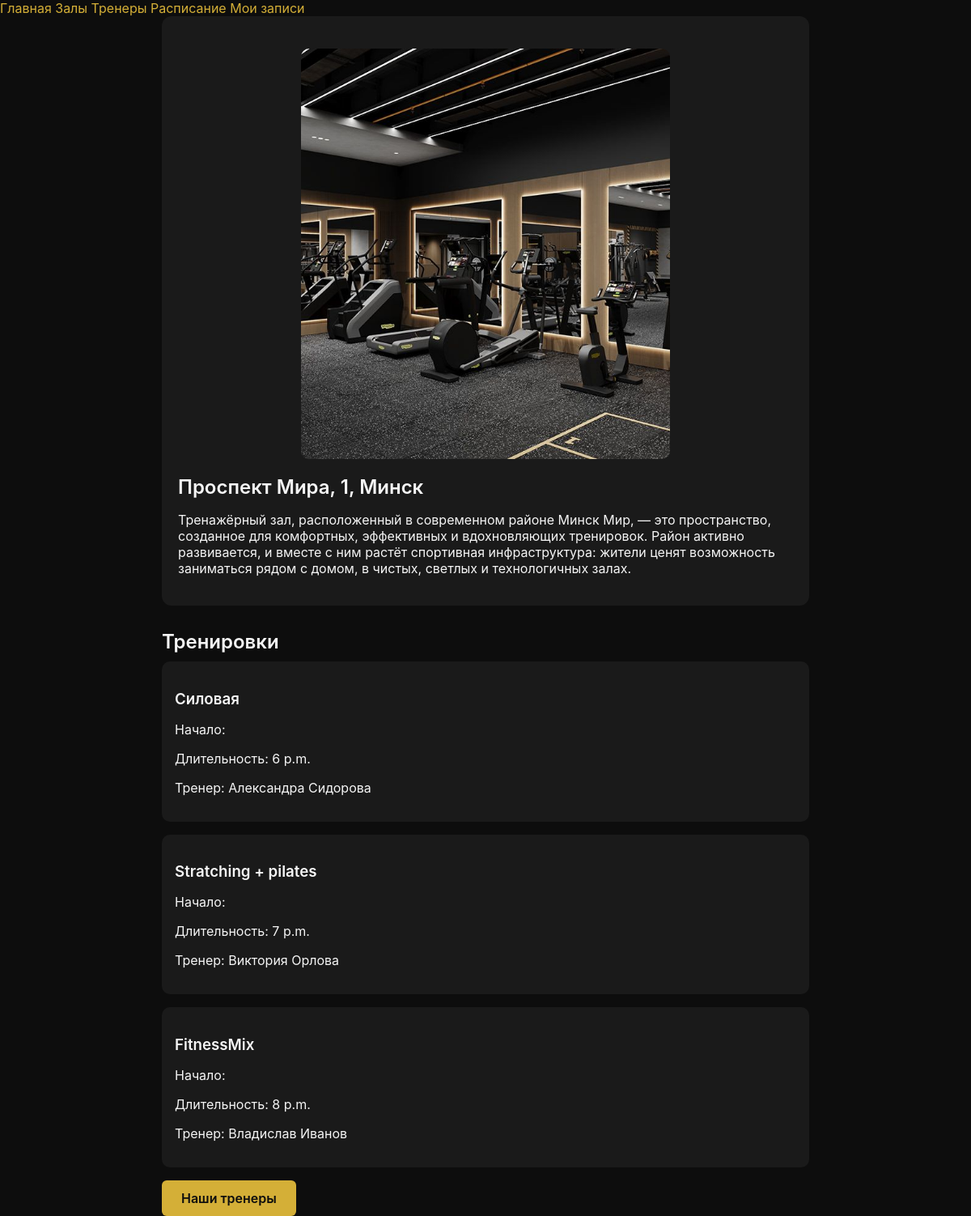
Page /gyms/gyms/1/ on the earlier database version.
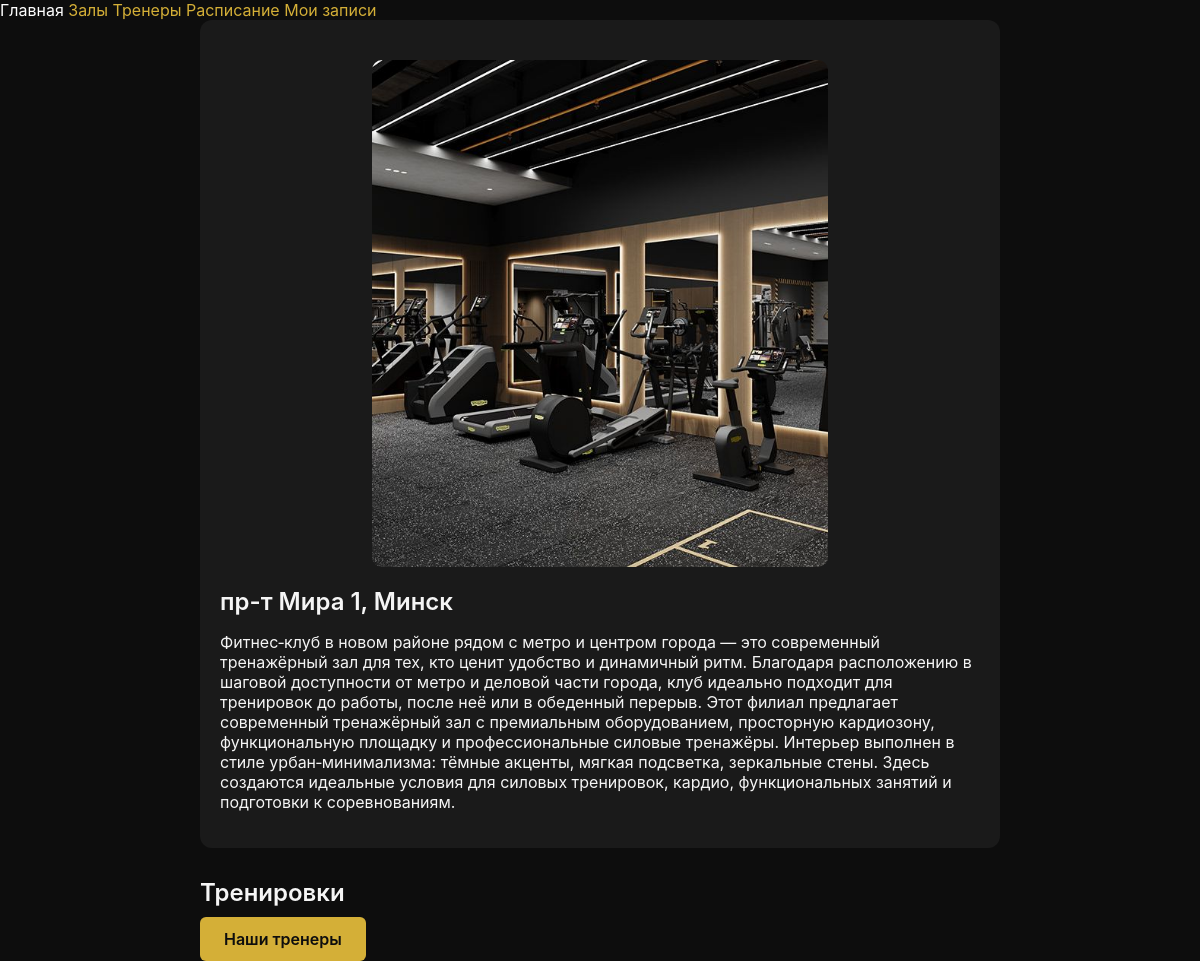
Same page on the later database version.
### gym/models.py (models this page shows, shortened)
class Gym(models.Model):
    address = models.CharField(max_length=255, unique=True, verbose_name='Адрес зала')
    open = models.TimeField(default="08:00", verbose_name="Открытие")
    close = models.TimeField(default="22:00", verbose_name="Закрытие")
    contact_phone = models.CharField(max_length=25, verbose_name='Номер телефона', null=True, blank=True)
    description = models.TextField(blank=True, null=True, verbose_name='Описание зала')
    photo = models.ImageField(
        upload_to='gyms/',
        null=True,
        blank=True,
        verbose_name='Фото зала'
    )
    class Meta:
        verbose_name = "Зал (филиал)"
        verbose_name_plural = "Залы (филиалы)"

### training/models.py (models this page shows, shortened)
class Training(models.Model):
    gym = models.ForeignKey(Gym, on_delete=models.CASCADE, related_name='trainings', verbose_name='Зал')
    name = models.CharField(max_length=100, null=True, blank=True, verbose_name='Название тренировки')
    instructor = models.ForeignKey(Instructor, on_delete=models.SET_NULL,
                                   null=True, blank=True, related_name='trainings', verbose_name='Инструктор')
    date = models.DateField(verbose_name='Дата тренировки')
    training_time = models.TimeField(verbose_name='Время тренировки')
    duration = models.PositiveIntegerField(default=60, verbose_name='Длительность (мин)')
    max_participants = models.PositiveIntegerField(default=10, verbose_name='Количество мест')
    start_of_recording = models.TimeField(verbose_name='Начало записи') # todo datetime field
    activation = models.BooleanField(default=True, verbose_name='Активна')
    class Meta:
        verbose_name = "Тренировка"
        verbose_name_plural = "Тренировки"

### instructor/models.py (models this page shows, shortened)
class Instructor(models.Model):
    gym = models.ForeignKey(Gym, on_delete=models.CASCADE, related_name='instructors', verbose_name='Название зала')
    first_name = models.CharField(max_length=100, verbose_name="Имя")
    last_name = models.CharField(max_length=100, verbose_name="Фамилия")
    experience = models.PositiveIntegerField(verbose_name="Опыт (лет)", default=1)
    photo = models.ImageField(
        upload_to='instructors/',
        null=True,
        blank=True,
        verbose_name='Фото инструктора'
    )
    @property
    def full_name(self):
        return f"{self.first_name} {self.last_name}"
    class Meta:
        verbose_name = "Инструктор"
        verbose_name_plural = "Инструкторы"

### gym/views.py (the view)
# urls.py: path('gyms/<int:pk>/', GymDetailHTMLView.as_view(), name='gym_detail')
class GymDetailHTMLView(APIView):
    renderer_classes = [TemplateHTMLRenderer]
    template_name = 'gym_detail.html'
    def get(self, request, pk, *args, **kwargs):
        gym = Gym.objects.get(pk=pk)
        trainings = gym.trainings.all()
        instructors = gym.instructors.all()
        return Response({
            'gym': gym,
            'trainings': trainings,
            'instructors': instructors,
        })

### gym/templates/gym_detail.html
{% extends 'base.html' %}
{% block content %}
<section class="gym-detail">
  <div class="gym-card-detail">
    <img class="gym-photo" src="{{ gym.photo.url }}" alt="{{ gym.address }}">
    <div class="gym-info">
      <h1>{{ gym.address }}</h1>
      <p>{{ gym.description }}</p>
    </div>
  </div>
  <h2>Тренировки</h2>
  <div class="trainings-list">
    {% for t in trainings %}
    <div class="training-card">
      <h3>{{ t.name }}</h3>
      <p>Начало: {{ t.start_time }}</p>
      <p>Длительность: {{ t.training_time }}</p>
      <p>Тренер: {{ t.instructor.full_name }}</p>
    </div>
    {% endfor %}
  </div>
  <a href="{% url 'instructors_list' %}" class="btn btn-secondary">Наши тренеры</a>
</section>
{% endblock %}

Differences in the rows shown:
removed Training: name "Силовая", training_time "6 p.m.", instructor.full_name "Александра Сидорова"
removed Training: name "Stratching + pilates", training_time "7 p.m.", instructor.full_name "Виктория Орлова"
removed Training: name "FitnessMix", training_time "8 p.m.", instructor.full_name "Владислав Иванов"
changed Gym: address "Проспект Мира, 1, Минск" → "пр-т Мира 1, Минск"; description "Тренажёрный зал, расположенный в современном районе Минск Мир, — это пространство, созданное для комфортных, эффективных и вдохновляющих тренировок. Район активно развивается, и вместе с ним растёт спортивная инфраструктура: жители ценят возможность заниматься рядом с домом, в чистых, светлых и технологичных залах." → "Фитнес‑клуб в новом районе рядом с метро и центром города — это современный тренажёрный зал для тех, кто ценит удобство и динамичный ритм. Благодаря расположению в шаговой доступности от метро и деловой части города, клуб идеально подходит для тренировок до работы, после неё или в обеденный перерыв. Этот филиал предлагает современный тренажёрный зал с премиальным оборудованием, просторную кардиозону, функциональную площадку и профессиональные силовые тренажёры. Интерьер выполнен в стиле урбан‑минимализма: тёмные акценты, мягкая подсветка, зеркальные стены. Здесь создаются идеальные условия для силовых тренировок, кардио, функциональных занятий и подготовки к соревнованиям."
